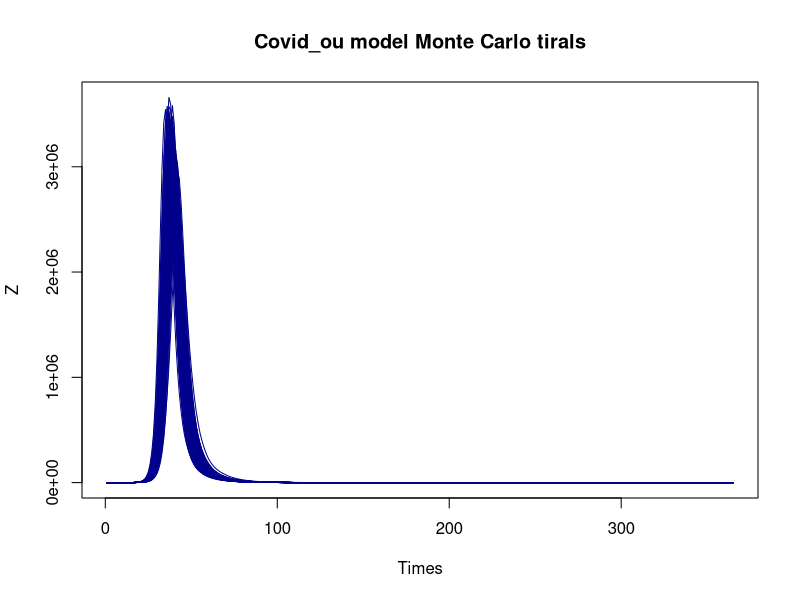
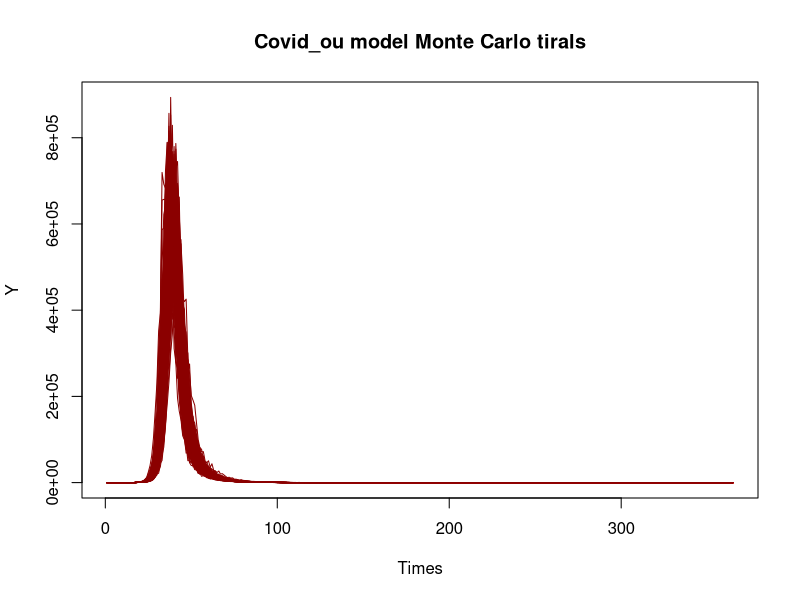
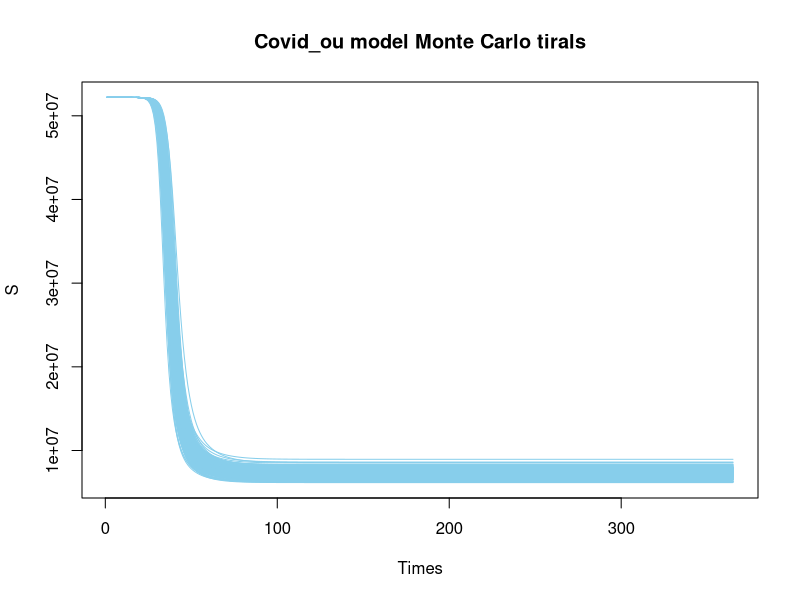
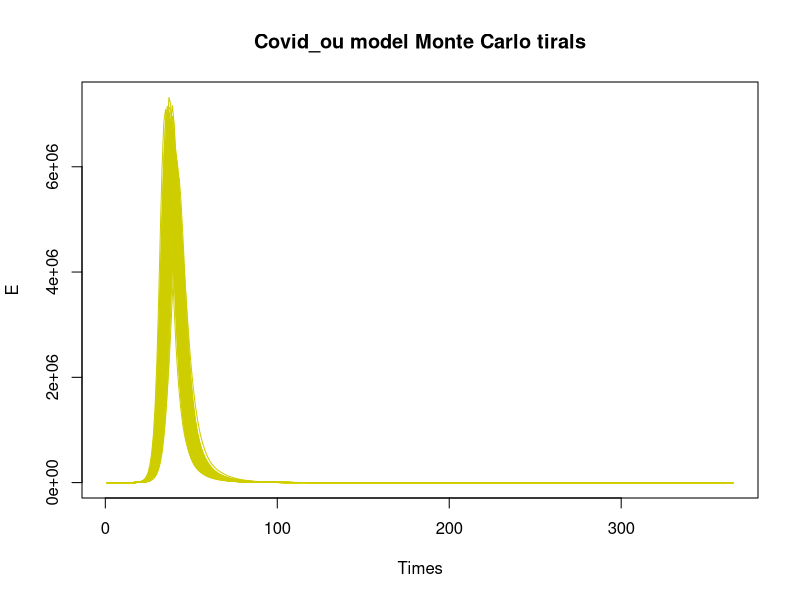
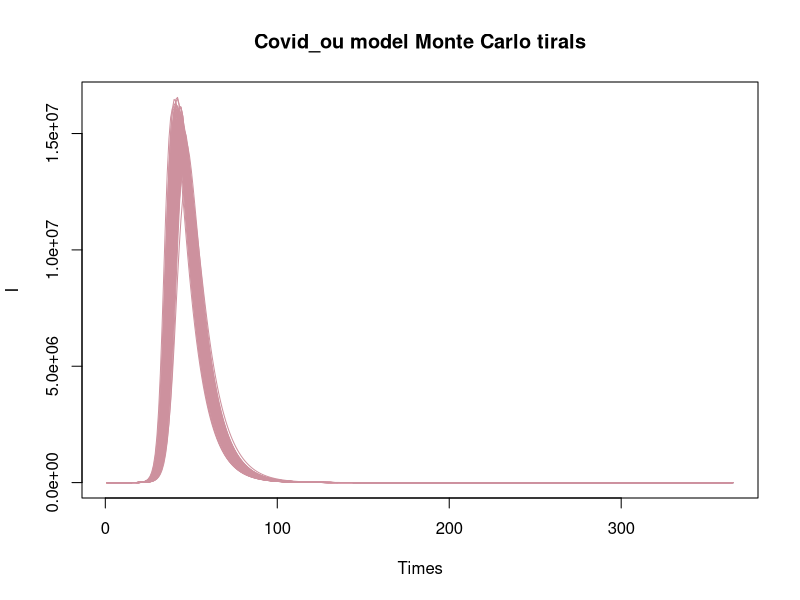
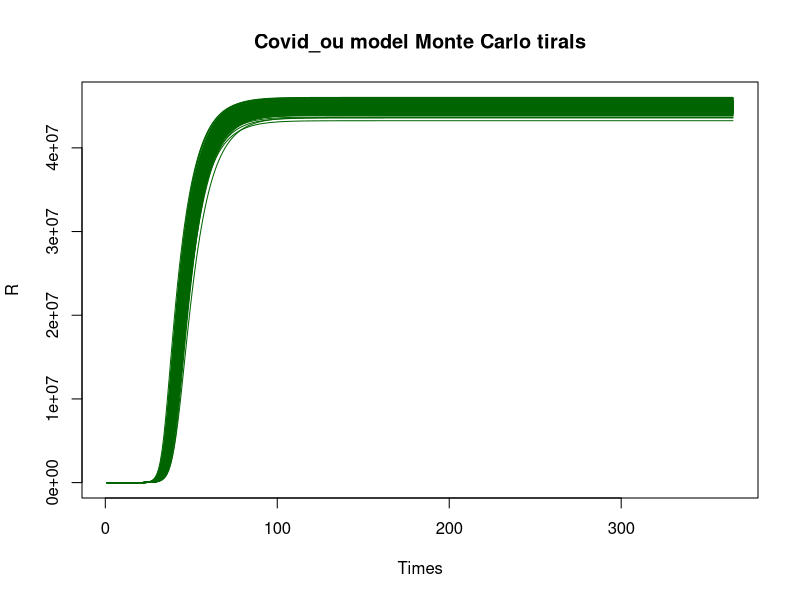
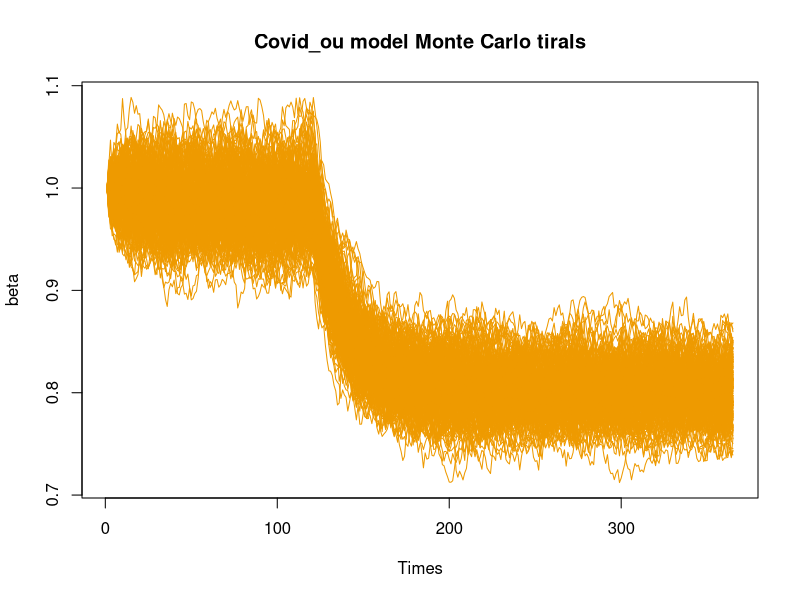
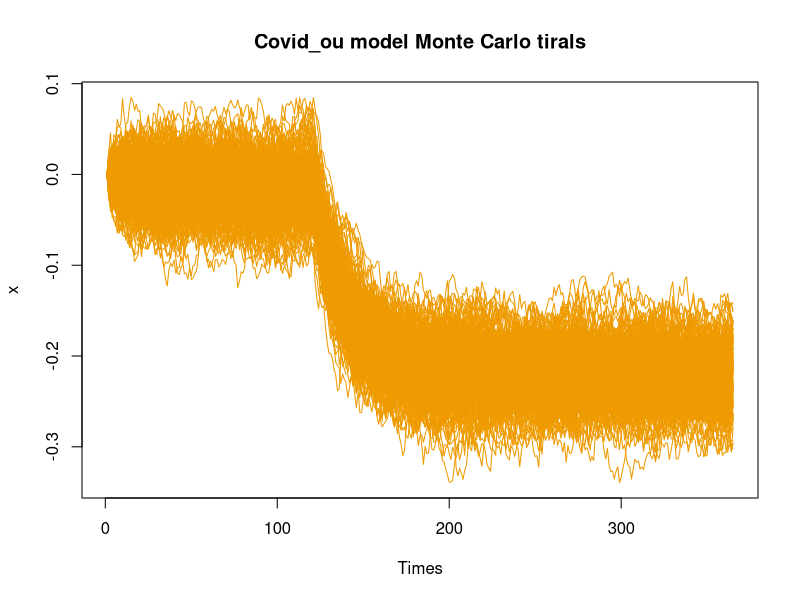

Write R code to recreate these figures, in order.
## ---- chunk 1
knitr::opts_chunk$set(echo = TRUE)
## ---- chunk 2

rm(list=ls())
require(deSolve)


#Simulate an O-U Process ? bugs
ornstein_uhlenbeck <- function(n,theta,sigma,x0,lens,mu,e){
  dt <- 1
  x<-vector(length=lens)
  for (i in 1:n) {
    if (i==1){x[i]=x0}
    else{
      x[i]  <-  x[i-1] + theta*(mu[i-1]-x[i-1])*dt + sigma*e[i-1]}
  }
  
  return(x);
}



gen_ode_model <- function(rep_time = 200, ori_seed = 2023, tims = 365, 
                          n = 52196381, pars = c(k=2, gamma=9),
                          ini_state = c(t=1,S=N-1, E=1, I=0, R=0),
                          tau = 0.1){
  
  times = 1:tims
  N = n
  
  mu = vector(length=tims) 
  for (t in 1:tims) {
    if (t <= 120){
      mu[t]=-0.02      }                    #No lock-down policy
    else {mu[t]=-0.2-0.02 }                 #Lock-down policy
  }
  mu = ts(mu)
  
  Zs = setNames(data.frame(matrix(NA, nrow = tims, ncol = rep_time)), paste0("Z", 1:rep_time))
  Ys = setNames(Zs, paste0("Y", 1:rep_time))
  dSs = setNames(Zs, paste0("dS", 1:rep_time))
  dEs = setNames(Zs, paste0("dE", 1:rep_time))
  dIs = setNames(Zs, paste0("dI", 1:rep_time))
  dRs = setNames(Zs, paste0("dR", 1:rep_time)) 
  
  # add x and e data,frame
  
  xs = setNames(Zs, paste0("x", 1:rep_time))
  es = setNames(Zs, paste0("e", 1:rep_time))
  
  
  params = pars   
  initial_state = ini_state
  tau1 = tau
  
  #Main ODE Model
  Covid_OU <- function(time, current_state, params){
    
    with(as.list(c(current_state, params)),{
      
      # N <- S+E+I+R
      dt <- 1
      dS <- -exp(x[t])*S*(E+0.1*I)/N
      dE <- exp(x[t])*S*(E+0.1*I)/N - E*(1/k+1/gamma)
      dI <- E/k-I*(1/gamma+0.0087)
      dR <- (I+E)/gamma+0.0087*I
      
      return(list(c( dt, dS, dE, dI, dR)))
    })
  }
  
  ## rep 200 times 
  for (rep_i in 1:rep_time) {
    set.seed(ori_seed + 1000*rep_i)
    
    e = rnorm(n = length(times) , sd = 1)
    
    x = ornstein_uhlenbeck(tims, 0.05, 0.01, 0, tims,mu,e)
    
    
    model4 = ode(initial_state, times, Covid_OU, params)
    
    Z1 = model4[,4]/2
    
    Y1 = vector(length = tims)
    
    for (i in 1:tims){
      Y1[i] = rlnorm(1,log(Z1[i]/5),tau1)
    }
    
    dSi = model4[,3]
    dEi = model4[,4]
    dIi = model4[,5]
    dRi = model4[,6]
    
    
    Zs[, rep_i] = Z1
    Ys[, rep_i] = Y1
    dSs[, rep_i] = dSi
    dEs[, rep_i] = dEi
    dIs[, rep_i] = dIi
    dRs[, rep_i] = dRi
    
    ## add xi and ei to the data.frame
    xs[, rep_i] = x
    es[, rep_i] = e
    
  }
  
  # output
  return(list(    
    Z = Zs,
    Y = Ys,
    dS = dSs,
    dE = dEs,
    dI = dIs,
    dR = dRs,
    x = xs,
    e = es))
}


ode_example <- gen_ode_model(200)

## for z

zs = ncol(ode_example$Z)

for (i in 1:zs) {
  if (i == 1){
    plot(ode_example$Z[,1], col="darkblue", type = "l", 
         ylim = c(0, max(ode_example$Z)),
         xlab = 'Times', ylab = 'Z',main="Covid_ou model Monte Carlo tirals")
    }
  else{
    lines(ode_example$Z[,i], col="darkblue")
  }
}

## for y

ys = ncol(ode_example$Y)

for (i in 1:ys) {
  if (i == 1){
    plot(ode_example$Y[,1], col="darkred", type = "l", 
         ylim = c( min(ode_example$Y), max(ode_example$Y)),
         xlab = 'Times', ylab = 'Y',main="Covid_ou model Monte Carlo tirals")
  }
  else{
    lines(ode_example$Y[,i], col="darkred")
  }
}

## for s

ss = ncol(ode_example$dS)

for (i in 1:ss) {
  if (i == 1){
    plot(ode_example$dS[,1], col="skyblue", type = "l", 
         ylim = c(min(ode_example$dS), max(ode_example$dS)),
         xlab = 'Times', ylab = 'S',main="Covid_ou model Monte Carlo tirals")
  }
  else{
    lines(ode_example$dS[,i], col="skyblue")
  }
}


## for e

es = ncol(ode_example$dE)

for (i in 1:es) {
  if (i == 1){
    plot(ode_example$dE[,1], col="yellow3", type = "l", 
         ylim = c(min(ode_example$dE), max(ode_example$dE)),
         xlab = 'Times', ylab = 'E',main="Covid_ou model Monte Carlo tirals")
  }
  else{
    lines(ode_example$dE[,i], col="yellow3")
  }
}


## for i

is = ncol(ode_example$dI)

for (i in 1:is) {
  if (i == 1){
    plot(ode_example$dI[,1], col="pink3", type = "l", 
         ylim = c(min(ode_example$dI), max(ode_example$dI)),
         xlab = 'Times', ylab = 'I',main="Covid_ou model Monte Carlo tirals")
  }
  else{
    lines(ode_example$dI[,i], col="pink3")
  }
}


## for R

rs = ncol(ode_example$dR)

for (i in 1:rs) {
  if (i == 1){
    plot(ode_example$dR[,1], col="darkgreen", type = "l", 
         ylim = c(min(ode_example$dR), max(ode_example$dR)),
         xlab = 'Times', ylab = 'R',main="Covid_ou model Monte Carlo tirals")
  }
  else{
    lines(ode_example$dR[,i], col="darkgreen")
  }
}



############### add plot of x and e

## for x
## for beta
xs = ncol(ode_example$x)

for (i in 1:xs) {
  if (i == 1){
    plot(exp(ode_example$x[,1]), col="orange2", type = "l", 
         ylim = c(min(exp(ode_example$x)), max(exp(ode_example$x))),
         xlab = 'Times', ylab = 'beta',main="Covid_ou model Monte Carlo tirals")
  }
  else{
    lines(exp(ode_example$x[,i]), col="orange2")
  }
}

xs = ncol(ode_example$x)

for (i in 1:xs) {
  if (i == 1){
    plot(exp(ode_example$x[,1]), col="orange2", type = "l", 
         ylim = c(min((ode_example$x)), max((ode_example$x))),
         xlab = 'Times', ylab = 'x',main="Covid_ou model Monte Carlo tirals")
  }
  else{
    lines((ode_example$x[,i]), col="orange2")
  }
}

## for e

es = ncol(ode_example$e)

for (i in 1:es) {
  if (i == 1){
    plot(ode_example$e[,1], col="grey", type = "l", 
         ylim = c(min(ode_example$e), max(ode_example$e)),
         xlab = 'Times', ylab = 'e',main="Covid_ou model Monte Carlo tirals")
  }
  else{
    lines(ode_example$e[,i], col="grey")
  }
}


## for all

## for s


lims = c(0, max(max(ode_example$dS), max(ode_example$dE), 
           max(ode_example$dI), max(ode_example$dR)))

ss = ncol(ode_example$dS)

for (i in 1:ss) {
  if (i == 1){
    plot(ode_example$dS[,1], col="skyblue", type = "l", 
         ylim = lims,
         xlab = 'Times', ylab = 'S')
  }
  else{
    lines(ode_example$dS[,i], col="skyblue")
  }
  lines(ode_example$dE[,i], col="yellow")
  lines(ode_example$dI[,i], col="pink")
  lines(ode_example$dR[,i], col="green")
}
